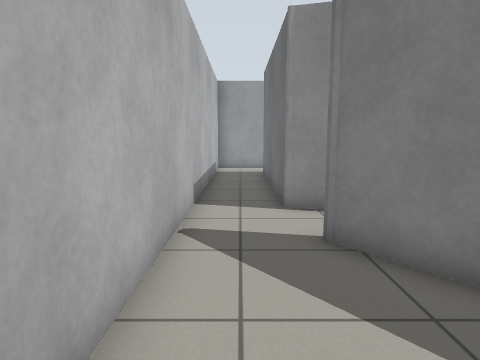
[1] (above)

24 first-person views from a walk through a Gazebo world. The camera is 0.94 m above the floor, tilts 8° down and sees 75° across. The lines on the ground mark 1 m squares. The floor is counted in squares, 0.5 m on a side. Each view is taken from the middle of a square. On the plan, view 1 faces up. The plan holds only what a view shows up to about 17 squares ahead; the rest is blank. The robots in the file are not drawn. Simple shapes stand in for some stock models.

[2]
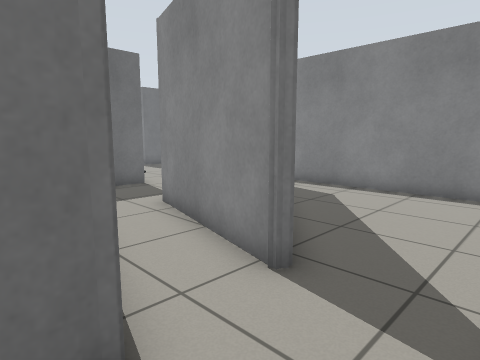

[3]
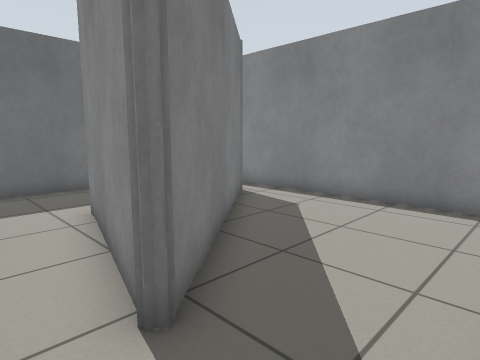

[4]
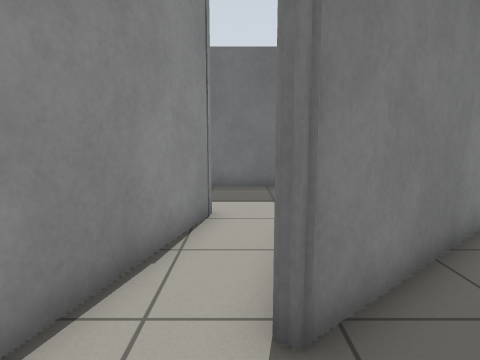

[5]
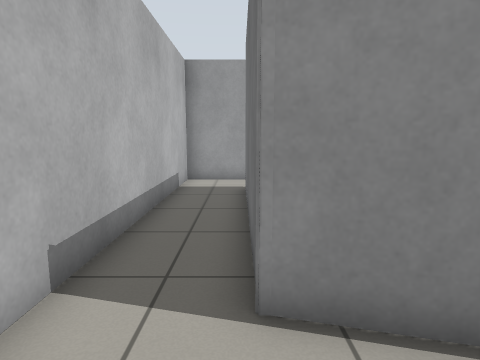

[6]
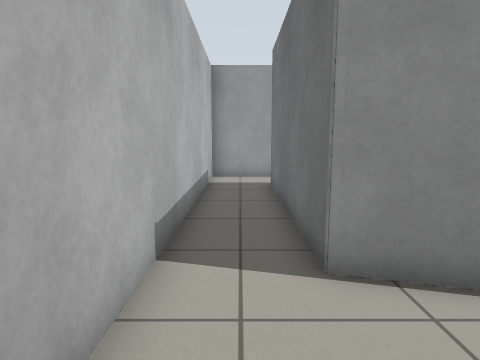

[7]
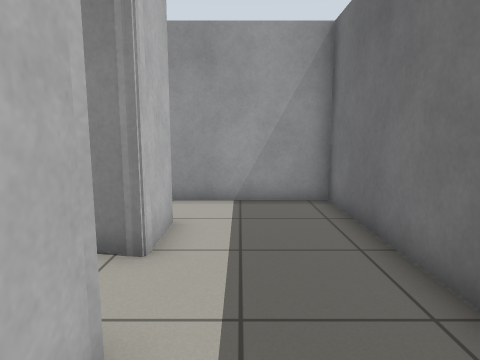

[8]
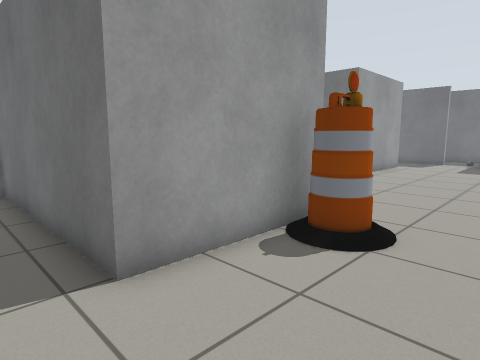

[9]
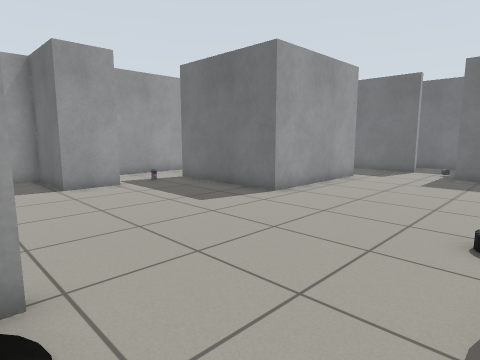

[10]
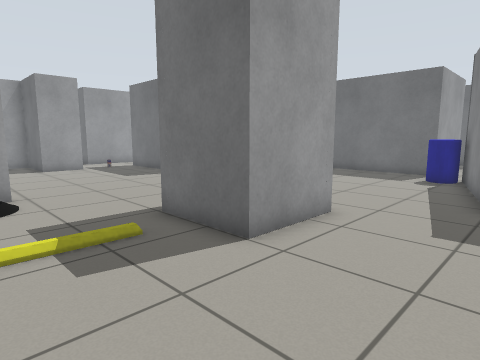

[11]
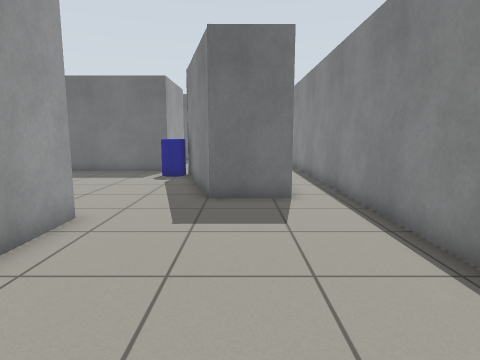

[12]
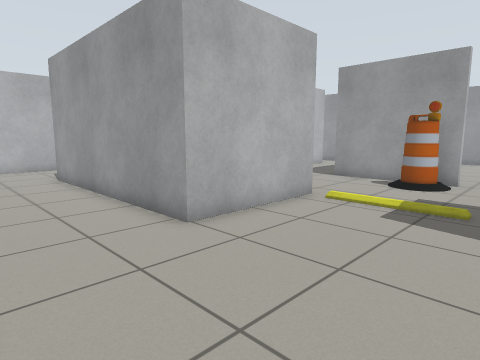

[13]
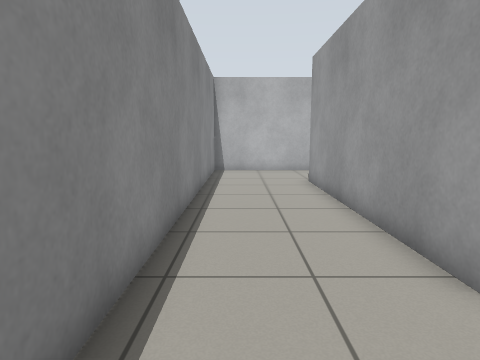

[14]
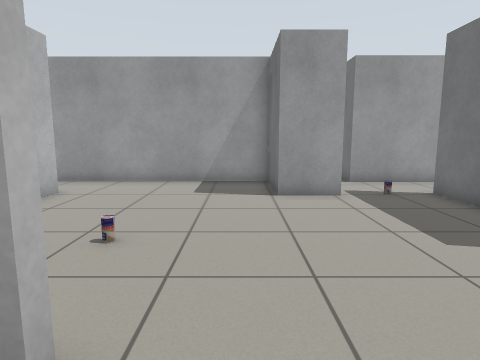

[15]
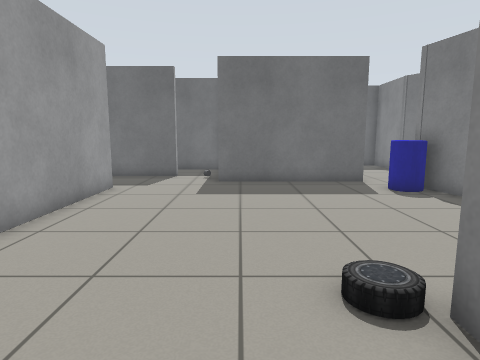

[16]
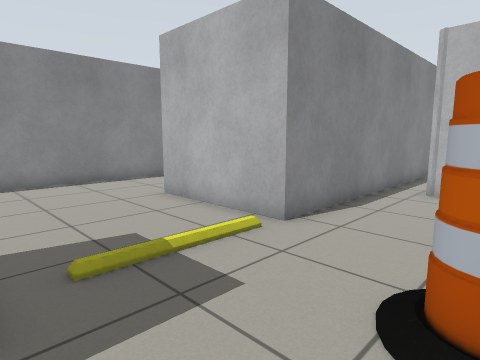

[17]
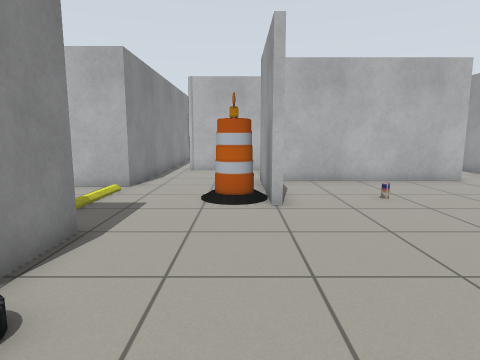

[18]
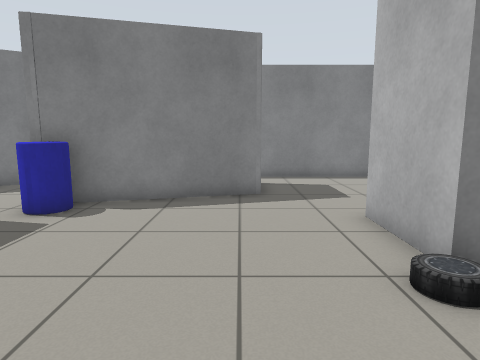

[19]
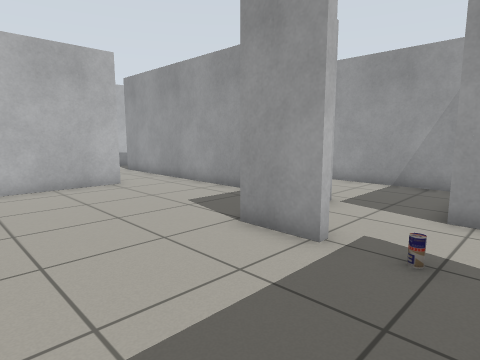

[20]
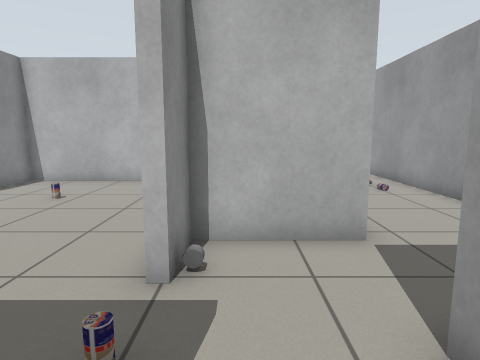

[21]
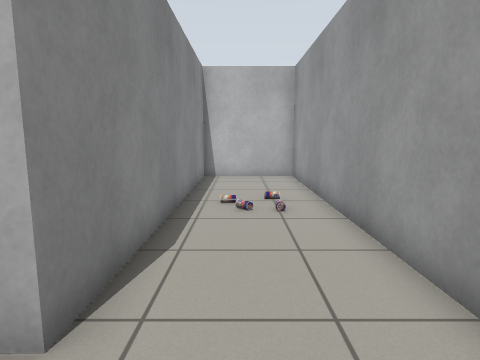

[22]
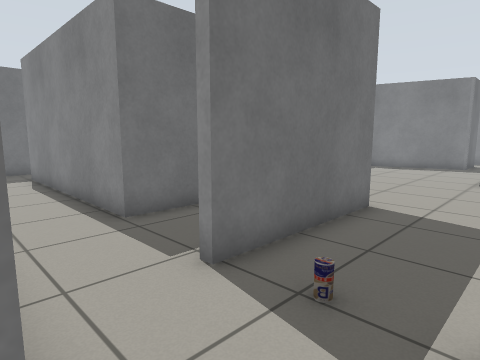

[23]
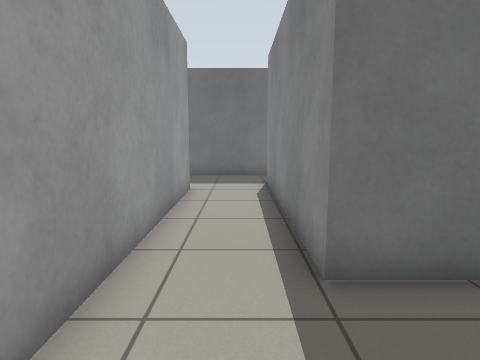

[24]
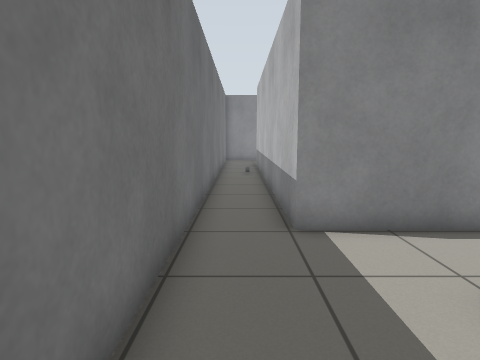

### Floor plan
Points are (right, up) in squares from view 1. A wall is a line through its corners. A room is listed if a view was taken in it or the views show most of it. See-through windows are left out.
Room 1 (views 1, 4, 5, 6)
walls: (1.6, 5.7) (6.9, 4.2) (6.9, 2.5); (6.6, -0.6) (1.5, 5.6); (6.5, 6.7) (6.1, 6.7); (6.5, 6.7) (1.2, 8.1); (-1.3, 6.5) (-1.3, 1.5); (0, -2.1) (7, -2.1); (10.6, 2.9) (10.6, 6.4)
ways out: opening at (-0.5, 6.5) to room 2; opening at (9, 3.5) to room 3; gap at (7, -1) to room 3; opening at (8.5, 7.5)
Room 2 (views 2, 3, 14, 15, 16, 17, 18, 19)
walls: (15.6, 3.2) (15.6, 2.9); (20.2, 10.8) (18.2, 10.8) (18.2, 14) (6.4, 14); (18, -1.2) (21, -1.2) (21, -4.2); (10.9, 11.5) (10.9, 3.2) (12.6, 3.2); (29.5, 5.7) (23.4, 5.7) (23.4, 11.2); (23.4, -7.1) (29.7, -5.4); (32.7, 3.9) (32.7, 7.1); (29.2, -5.5) (29.7, -5.5); (30.9, -4.2) (30.9, 2); (1.2, 8.1) (1.2, 16.1); (1.5, 18.5) (-1.3, 18.5) (-1.3, 6.5)
ways out: opening at (-0.5, 6.5) to room 1; opening at (16.7, 1) to room 4; opening at (22.5, -5.5) to room 4; opening at (21.5, 11) to room 7; opening at (30, -5.5); opening at (33, 3)
objects: drink can (15, 6); other object (29, -5)
Room 3 (views 7, 8)
walls: (12.6, 2.9) (10.6, 2.9); (6.9, 2.5) (6.9, -0.8); (7, -2.1) (12.5, -2.1)
ways out: opening at (9, 3.5) to room 1; gap at (7, -1) to room 1; opening at (11.5, 0.5) to room 4
Room 4 (views 9, 10, 11, 12, 13)
walls: (18, -11.4) (31.4, -11.4); (21, -4.2) (18, -4.2) (18, -1.2); (12.5, -2.1) (12.5, -7.1) (2.9, -7.1); (23.4, -9.6) (23.4, -7.1); (15.6, 2.9) (12.6, 2.9); (-1.3, -7.6) (-1.3, -11.5); (-1, -11.4) (16.4, -11.4)
ways out: opening at (16.7, 1) to room 2; opening at (22.5, -5.5) to room 2; opening at (11.5, 0.5) to room 3; opening at (0.5, -7)
objects: barrel (14, 1) to (15, 2)
Room 5 (views 20, 23, 24)
walls: (34.1, 13.8) (22.5, 13.8); (26.9, 8.6) (26.9, 10.9) (35.9, 10.9) (35.9, 0.1); (38.1, -0.1) (38.1, 15.7)
ways out: opening at (23, 12.5) to room 7
objects: other object (37, 1)
Room 6 (views 21, 22)
walls: (20.8, 18.5) (6.3, 18.5) (6.3, 14.3) (18.5, 14.3); (21.5, 13.8) (21.5, 14.9)
ways out: opening at (20, 14) to room 7
objects: other object (12, 16); other object (12, 17); other object (13, 16); other object (13, 17)
Room 7 (no view inside)
walls: (22.5, 13.8) (21.5, 13.8); (18.5, 14.3) (18.5, 11.1) (20.2, 11.1)
ways out: opening at (21.5, 11) to room 2; opening at (23, 12.5) to room 5; opening at (20, 14) to room 6
objects: drink can (22, 11)

Positions as (right, up) in squares from view 1, and headings:
1: (0, 0), facing up
2: (-1, 9), facing down-right
3: (-1, 7), facing down-right
4: (-1, 6), facing right
5: (1, 5), facing up
6: (0, 4), facing up
7: (8, 2), facing up
8: (9, -1), facing up-right
9: (15, -1), facing up-right
10: (14, -8), facing up-right
11: (14, -8), facing right
12: (18, -11), facing up-left
13: (16, -10), facing left
14: (17, 1), facing up
15: (18, 1), facing right
16: (18, 2), facing down-left
17: (24, 2), facing left
18: (24, 3), facing down
19: (23, 6), facing up-left
20: (24, 12), facing left
21: (21, 16), facing left
22: (20, 14), facing down-right
23: (23, 12), facing right
24: (37, 17), facing down
